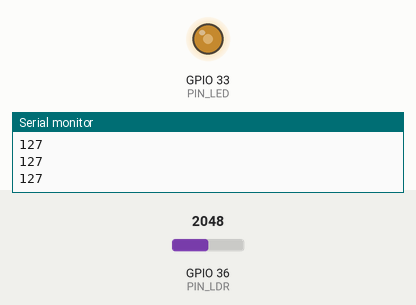
Recording of a sketch running on a simulated ESP32. On the bench: output pins drawn as LEDs (lit = HIGH), the last lines printed to the serial monitor. The test bench sets the inputs (shaded band); at power-on: GPIO 36 (PIN_LDR) = 2048.

Above: at 1.2 s.
1.3 s: GPIO 36 (PIN_LDR) set to 1228
At 1.7 s:
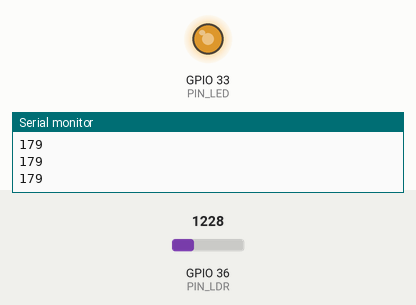
2.8 s: GPIO 36 (PIN_LDR) set to 491
At 4.0 s:
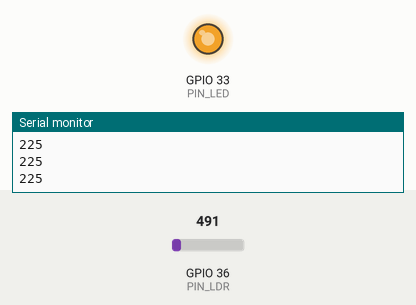
4.3 s: GPIO 36 (PIN_LDR) set to 3603
At 5.3 s:
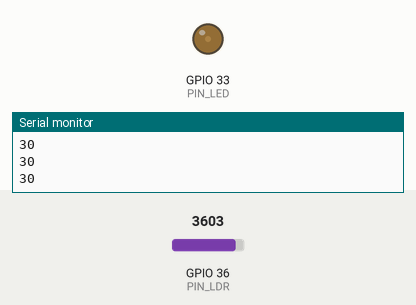
5.8 s: GPIO 36 (PIN_LDR) set to 4095
At 6.6 s:
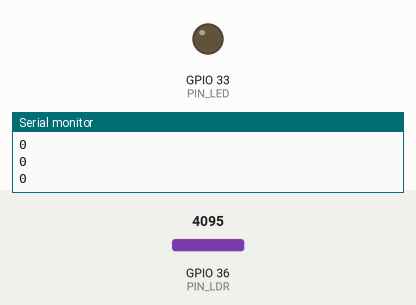
Timing chart, 0 to 8.3 s (numbered marks = the images above; inputs shaded):
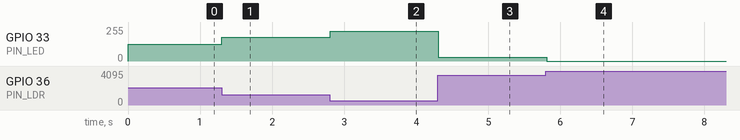

The sketch:

led_pwm.ino
```cpp
#define PIN_LED 33 //pin de PWM(Pulse Width Modulation)
#define PIN_POT 32 // Pin de ADC(Analog to Digital Converter)
#define PIN_LDR 36

//int pwm_in = 0;
int ldr_in;
void setup() {
  Serial.begin(115200);
  pinMode(PIN_LED,OUTPUT); //Configuración para led

}

void loop() {

  //pwm_in = analogRead(PIN_POT);
  ldr_in = analogRead(PIN_LDR);

  //Serial.println(pwm_in);
  Serial.println(255 - ldr_in/16);

  //analogWrite(PIN_LED,pwm_in/16);
  analogWrite(PIN_LED, 255 - ldr_in/16);


  // for(int i=0; i<255; i++){
  //   analogWrite(PIN_LED,i);
  //   delay(10);
  // }

  // for(int i=255; i>0; i--){
  //   analogWrite(PIN_LED,i);
  //   delay(10);
  // }

  delay(100);

}
```

Measured:
- after the input at 1.3 s, GPIO 33 (PIN_LED): 127/255 → 179/255 at once
- after the input at 2.8 s, GPIO 33 (PIN_LED): 179/255 → 225/255 at once
- after the input at 4.3 s, GPIO 33 (PIN_LED): 225/255 → 30/255 at once
- after the input at 5.8 s, GPIO 33 (PIN_LED): 30/255 → 0/255 at once
